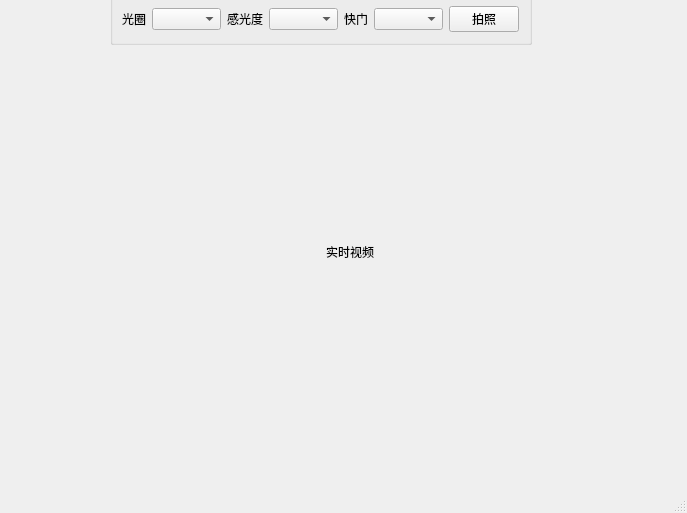
<?xml version="1.0" encoding="UTF-8"?>
<ui version="4.0">
 <class>MainWindow</class>
 <widget class="QMainWindow" name="MainWindow">
  <property name="geometry">
   <rect>
    <x>0</x>
    <y>0</y>
    <width>687</width>
    <height>513</height>
   </rect>
  </property>
  <property name="windowTitle">
   <string>MainWindow</string>
  </property>
  <widget class="QWidget" name="centralwidget">
   <widget class="QGroupBox" name="groupBox">
    <property name="geometry">
     <rect>
      <x>110</x>
      <y>-10</y>
      <width>422</width>
      <height>55</height>
     </rect>
    </property>
    <property name="title">
     <string/>
    </property>
    <layout class="QHBoxLayout" name="horizontalLayout">
     <item>
      <widget class="QLabel" name="label">
       <property name="text">
        <string>光圈</string>
       </property>
      </widget>
     </item>
     <item>
      <widget class="QComboBox" name="comboBox"/>
     </item>
     <item>
      <widget class="QLabel" name="label_2">
       <property name="text">
        <string>感光度</string>
       </property>
      </widget>
     </item>
     <item>
      <widget class="QComboBox" name="comboBox_2"/>
     </item>
     <item>
      <widget class="QLabel" name="label_3">
       <property name="text">
        <string>快门</string>
       </property>
      </widget>
     </item>
     <item>
      <widget class="QComboBox" name="comboBox_3"/>
     </item>
     <item>
      <widget class="QPushButton" name="pushButton">
       <property name="text">
        <string>拍照</string>
       </property>
      </widget>
     </item>
    </layout>
   </widget>
   <widget class="QLabel" name="label_4">
    <property name="geometry">
     <rect>
      <x>30</x>
      <y>40</y>
      <width>640</width>
      <height>424</height>
     </rect>
    </property>
    <property name="text">
     <string>实时视频</string>
    </property>
    <property name="alignment">
     <set>Qt::AlignCenter</set>
    </property>
   </widget>
  </widget>
  <widget class="QMenuBar" name="menubar">
   <property name="geometry">
    <rect>
     <x>0</x>
     <y>0</y>
     <width>687</width>
     <height>23</height>
    </rect>
   </property>
  </widget>
  <widget class="QStatusBar" name="statusbar"/>
 </widget>
 <resources/>
 <connections/>
</ui>
